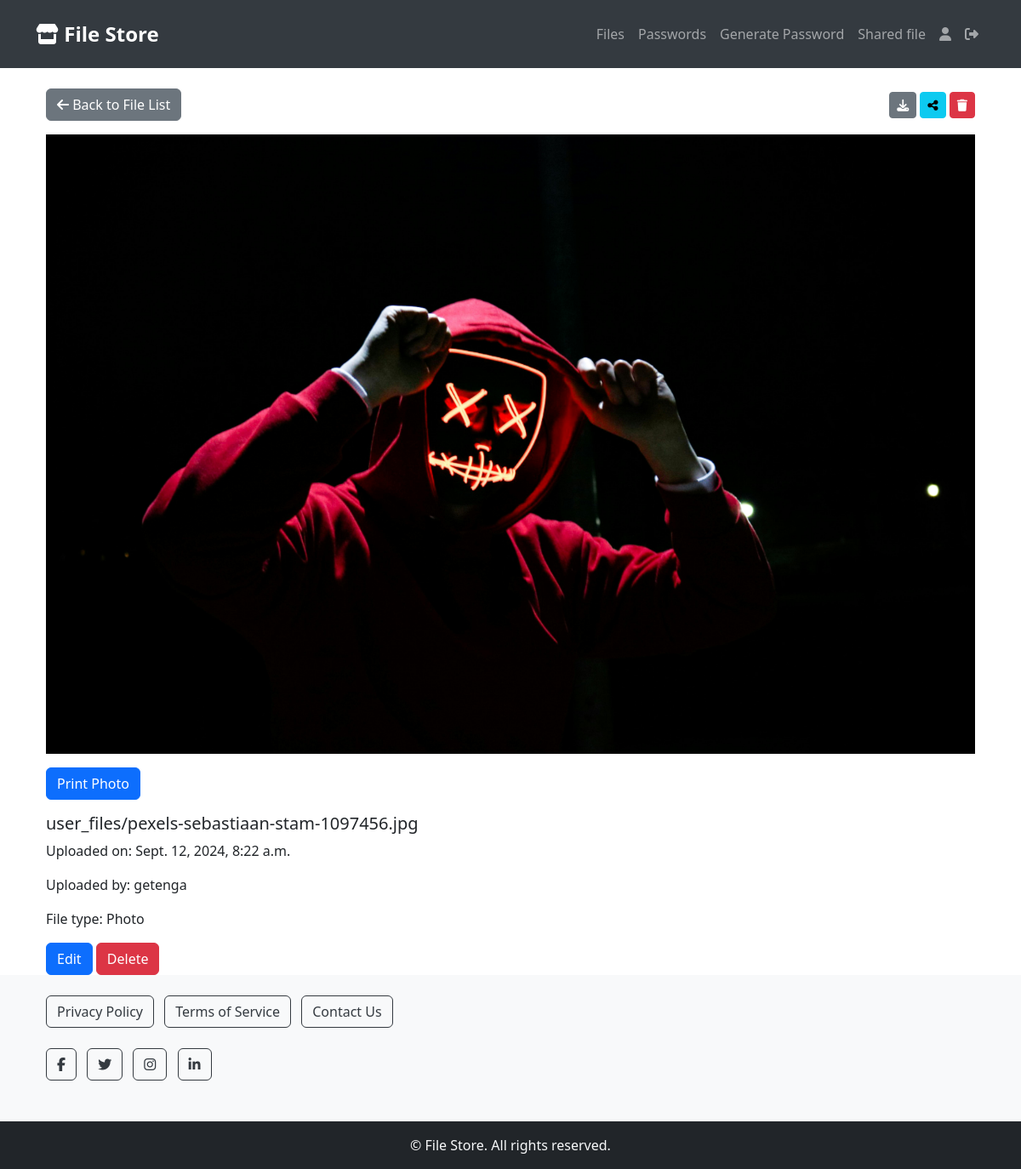
The app's page /files/41/ (signed in) with its own data.
### passwords/models.py (models this page shows, shortened)
class StoredFile(models.Model):
    FILE_TYPES = (
        ('photo', 'Photo'),
        ('document', 'Document'),
        ('music', 'Music'),
        ('video', 'Video'),
        ('other', 'Other'),
    )
    user = models.ForeignKey(User, on_delete=models.CASCADE)
    file = models.FileField(upload_to='user_files')
    file_type = models.CharField(max_length=10, choices=FILE_TYPES)
    uploaded_at = models.DateTimeField(auto_now_add=True)
    comment = models.TextField(blank=True)
    shared_with = models.ManyToManyField(User, related_name='shared_files', blank=True)
    file_size = models.BigIntegerField(default=0)

### passwords/views.py (the view)
# urls.py: path('files/<int:file_id>/', views.file_detail, name='file_detail'),
@login_required
def file_detail(request, file_id):
    file = get_object_or_404(StoredFile, id=file_id)
    if file.user != request.user:
        return redirect('file_list')  # Redirect if file does not belong to the user
    return render(request, 'passwords/file_detail.html', {'file': file})

### passwords/templates/passwords/file_detail.html (shortened to what this page needs)
{% extends 'base.html' %}
{% block content %}
<div class="container">
    <div class="d-flex justify-content-between align-items-center mb-3">
        <a href="{% url 'file_list' %}" class="btn btn-secondary">
            <i class="fas fa-arrow-left"></i> Back to File List
        </a>
        <div>
            <a href="{% url 'download_file' file.id %}" class="btn btn-secondary btn-sm">
                <i class="fas fa-download"></i>
            </a>
            <a href="#" class="btn btn-info btn-sm" data-bs-toggle="modal" data-bs-target="#shareModal" data-file-id="{{ file.id }}">
                <i class="fas fa-share-alt"></i>
            </a>
            <form method="post" action="{% url 'delete_file' file.id %}" style="display:inline;">
                <button type="submit" class="btn btn-danger btn-sm" onclick="return confirm('Are you sure you want to delete this file?');">
                    <i class="fas fa-trash"></i>
                </button>
            </form>
        </div>
    </div>
    {% if file.file_type == 'photo' %}
    <img id="photo" src="{{ file.file.url }}" class="img-fluid" alt="{{ file.file.name }}">
    <button onclick="printPhoto()" class="btn btn-primary mt-3">Print Photo</button>
    {% elif file.file_type == 'video' %}
    <video class="w-100 mt-3" controls>
        <source src="{{ file.file.url }}" type="video/mp4">
        Your browser does not support the video tag.
    </video>
    {% else %}
    <i class="fas fa-file" style="font-size: 100px;"></i>
    {% endif %}
    <div class="mt-3">
        <h5>{{ file.file.name }}</h5>
        <p>Uploaded on: {{ file.uploaded_at }}</p>
        <p>Uploaded by: {{ file.user.username }}</p>
        <p>File type: {{ file.get_file_type_display }}</p>
    </div>
    <div class="mt-3">
        <a href="{% url 'update_file' file.id %}" class="btn btn-primary">Edit</a>
        <form method="post" action="{% url 'delete_file' file.id %}" style="display:inline;">
            <button type="submit" class="btn btn-danger">Delete</button>
        </form>
    </div>
</div>
{% endblock %}

### passwords/templates/base.html (style rules this page uses)
* { box-sizing: border-box; }

### records on screen
StoredFile: file (picture), file.name "user_files/pexels-sebastiaan-stam-1097456.jpg", uploaded_at "Sept. 12, 2024, 8:22 a.m.", user.username "getenga", file_type "Photo"
